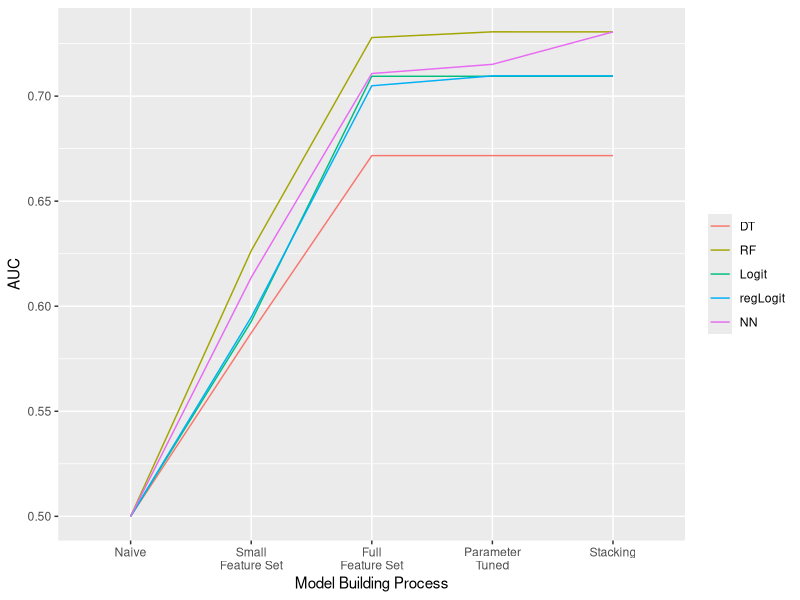

Recreate this plot in R.
library(ggplot2)
library(reshape2)
#load AUCs
aucs            = read.csv("Final_aucs_retuned.csv")
row.names(aucs) = aucs$X
#remove rownames
aucs = aucs[2:6]
aucs

line_set = melt(t(aucs))
line_set$Var1 = factor(line_set$Var1)

line_set$Var1 = rep(1:5, 5)
t(aucs)
ggplot(data = line_set, aes(x = Var1, y = value, colour = Var2)) + geom_line() + scale_x_discrete(name = "Model Building Process", 
    limits = c("Naive", "Small\nFeature Set", "Full\nFeature Set", "Parameter\nTuned", "Stacking")) + 
    scale_y_continuous(name = "AUC") + theme(legend.title = element_blank())



